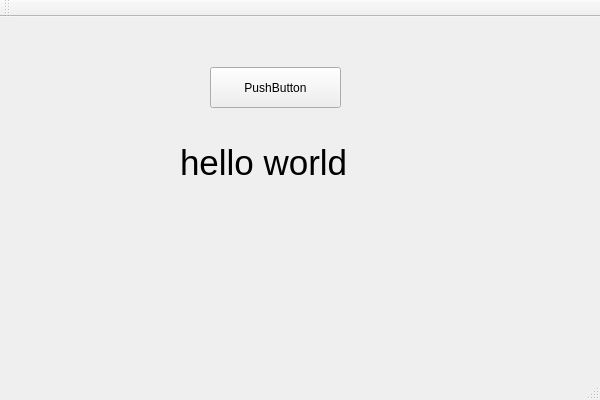
<?xml version="1.0" encoding="UTF-8"?>
<ui version="4.0">
 <class>qtTestClass</class>
 <widget class="QMainWindow" name="qtTestClass">
  <property name="geometry">
   <rect>
    <x>0</x>
    <y>0</y>
    <width>600</width>
    <height>400</height>
   </rect>
  </property>
  <property name="windowTitle">
   <string>qtTest</string>
  </property>
  <widget class="QWidget" name="centralWidget">
   <widget class="QLabel" name="label">
    <property name="geometry">
     <rect>
      <x>180</x>
      <y>80</y>
      <width>241</width>
      <height>131</height>
     </rect>
    </property>
    <property name="font">
     <font>
      <pointsize>26</pointsize>
     </font>
    </property>
    <property name="text">
     <string>hello world</string>
    </property>
   </widget>
   <widget class="QPushButton" name="pushButton">
    <property name="geometry">
     <rect>
      <x>210</x>
      <y>50</y>
      <width>131</width>
      <height>41</height>
     </rect>
    </property>
    <property name="text">
     <string>PushButton</string>
    </property>
   </widget>
  </widget>
  <widget class="QMenuBar" name="menuBar">
   <property name="geometry">
    <rect>
     <x>0</x>
     <y>0</y>
     <width>600</width>
     <height>21</height>
    </rect>
   </property>
  </widget>
  <widget class="QToolBar" name="mainToolBar">
   <attribute name="toolBarArea">
    <enum>TopToolBarArea</enum>
   </attribute>
   <attribute name="toolBarBreak">
    <bool>false</bool>
   </attribute>
  </widget>
  <widget class="QStatusBar" name="statusBar"/>
 </widget>
 <layoutdefault spacing="6" margin="11"/>
 <resources>
  <include location="qtTest.qrc"/>
 </resources>
 <connections>
  <connection>
   <sender>pushButton</sender>
   <signal>clicked()</signal>
   <receiver>label</receiver>
   <slot>clear()</slot>
   <hints>
    <hint type="sourcelabel">
     <x>278</x>
     <y>127</y>
    </hint>
    <hint type="destinationlabel">
     <x>276</x>
     <y>185</y>
    </hint>
   </hints>
  </connection>
 </connections>
</ui>
